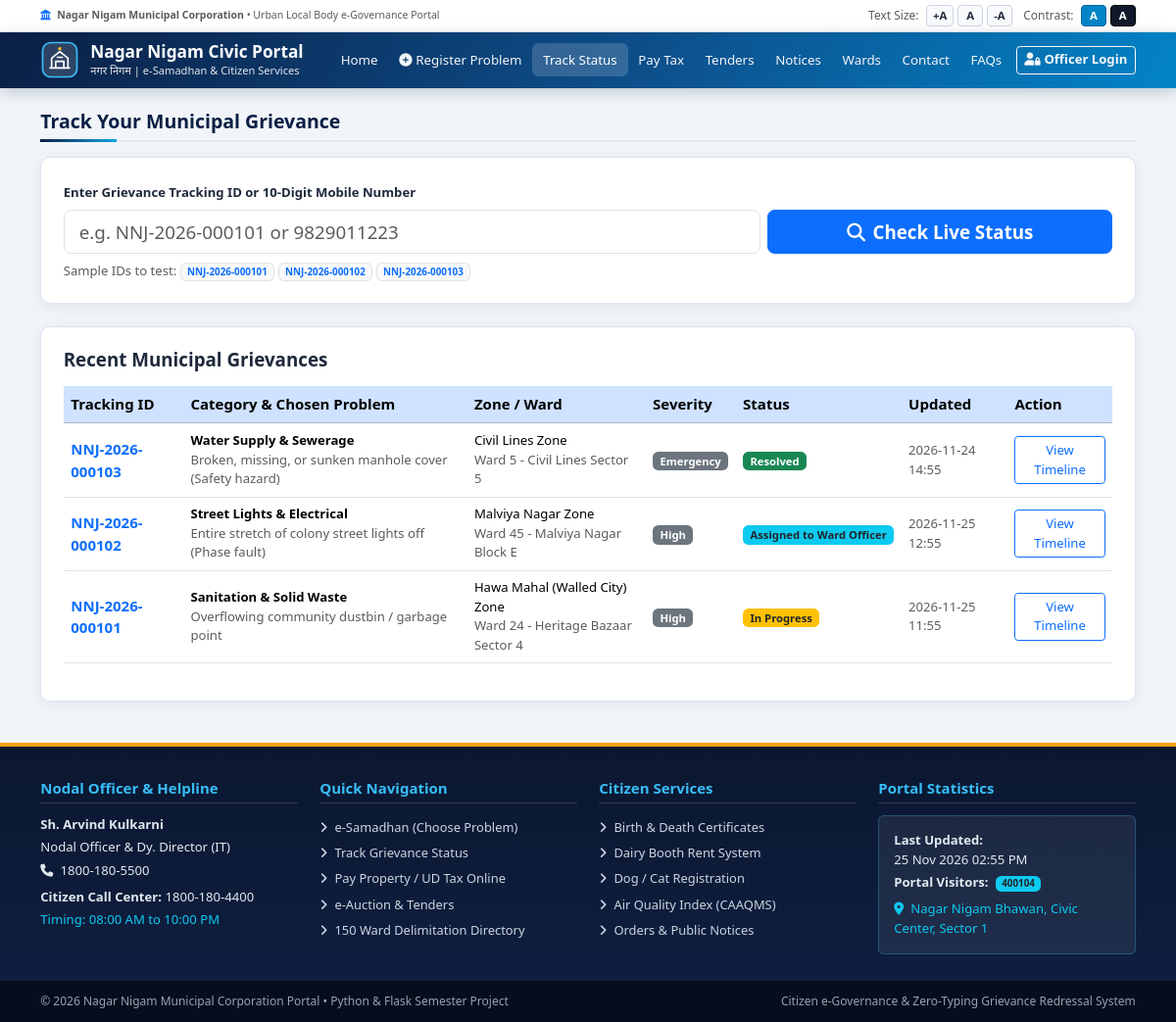
The app's page /track-complaint with its own data.
### tables this page shows
CREATE TABLE complaints (
            id INTEGER PRIMARY KEY AUTOINCREMENT,
            tracking_id TEXT UNIQUE NOT NULL,
            category_id TEXT NOT NULL,
            category_name TEXT NOT NULL,
            sub_problem_id TEXT NOT NULL,
            sub_problem_title TEXT NOT NULL,
            department TEXT NOT NULL,
            severity TEXT NOT NULL,
            duration TEXT NOT NULL,
            location_type TEXT NOT NULL,
            zone_id TEXT NOT NULL,
            zone_name TEXT NOT NULL,
            ward TEXT NOT NULL,
            landmark TEXT DEFAULT '',
            citizen_name TEXT NOT NULL,
            citizen_phone TEXT NOT NULL,
            citizen_email TEXT DEFAULT '',
            status TEXT NOT NULL DEFAULT 'Registered',
            assigned_officer TEXT NOT NULL DEFAULT 'Control Room Auto-Assigned',
            officer_remarks TEXT DEFAULT 'Complaint received and routed to concerned Zonal Wing.',
            sla_hours INTEGER NOT NULL DEFAULT 24,
            created_at TEXT NOT NULL,
            updated_at TEXT NOT NULL
        );

CREATE TABLE site_stats (
            id INTEGER PRIMARY KEY CHECK (id = 1),
            visitor_count INTEGER NOT NULL DEFAULT 400103,
            last_updated TEXT NOT NULL
        );

### app.py (the view)
@app.route("/track-complaint")
def track_complaint():
    query = request.args.get("q", "").strip()
    results = []
    if query:
        conn = get_db()
        results = conn.execute(
            """
            SELECT * FROM complaints
            WHERE UPPER(tracking_id) = UPPER(?) OR citizen_phone = ?
            ORDER BY id DESC
            """,
            (query, query),
        ).fetchall()
        conn.close()
        if len(results) == 1 and query.upper().startswith("NMC-"):
            return redirect(url_for("complaint_detail", tracking_id=results[0]["tracking_id"]))
    else:
        conn = get_db()
        results = conn.execute(
            "SELECT * FROM complaints ORDER BY id DESC LIMIT 5"
        ).fetchall()
        conn.close()
    return render_template("track_complaint.html", query=query, results=results)

### app.py (called while the page is built)
@app.context_processor
def inject_globals():
    stats = get_site_stats()
    return {
        "site_stats": stats,
        "current_year": datetime.now().year,
        "officer_user": session.get("officer"),
    }

### db.py (called while the page is built)
def get_db() -> sqlite3.Connection:
    conn = sqlite3.connect(DB_PATH)
    conn.row_factory = sqlite3.Row
    conn.execute("PRAGMA foreign_keys = ON;")
    return conn

def get_site_stats() -> dict:
    conn = get_db()
    row = conn.execute("SELECT visitor_count, last_updated FROM site_stats WHERE id = 1").fetchone()
    conn.close()
    return dict(row) if row else {"visitor_count": 12450, "last_updated": datetime.now().strftime("%d %b %Y %I:%M %p")}

### template/track_complaint.html (shortened to what this page needs)
{% extends "base.html" %}
{% block content %}
<div class="container my-4">
  <h2 class="nn-section-heading">Track Your Municipal Grievance</h2>
  <div class="nn-panel mb-4">
    <form method="GET" action="{{ url_for('track_complaint') }}" class="row g-2 align-items-end">
      <div class="col-md-8">
        <label class="form-label fw-semibold small">Enter Grievance Tracking ID or 10-Digit Mobile Number</label>
        <input type="text" name="q" class="form-control form-control-lg" value="{{ query }}"
               placeholder="e.g. NNJ-2026-000101 or 9829011223" required>
      </div>
      <div class="col-md-4 d-grid">
        <button type="submit" class="btn btn-primary btn-lg fw-bold">
          <i class="fa-solid fa-magnifying-glass me-2"></i>Check Live Status
        </button>
      </div>
    </form>
    <div class="small text-muted mt-2">
      Sample IDs to test:
      <a href="{{ url_for('complaint_detail', tracking_id='NNJ-2026-000101') }}" class="badge bg-light text-primary border text-decoration-none">NNJ-2026-000101</a>
      <a href="{{ url_for('complaint_detail', tracking_id='NNJ-2026-000102') }}" class="badge bg-light text-primary border text-decoration-none">NNJ-2026-000102</a>
      <a href="{{ url_for('complaint_detail', tracking_id='NNJ-2026-000103') }}" class="badge bg-light text-primary border text-decoration-none">NNJ-2026-000103</a>
    </div>
  </div>
  <div class="nn-panel">
    <h5 class="fw-bold mb-3">
      {% if query %}Search Results for "{{ query }}"{% else %}Recent Municipal Grievances{% endif %}
    </h5>
    {% if results %}
    <div class="table-responsive">
      <table class="table table-hover align-middle">
        <thead class="table-primary">
          <tr>
            <th>Tracking ID</th>
            <th>Category &amp; Chosen Problem</th>
            <th>Zone / Ward</th>
            <th>Severity</th>
            <th>Status</th>
            <th>Updated</th>
            <th>Action</th>
          </tr>
        </thead>
        <tbody>
          {% for c in results %}
          <tr>
            <td class="fw-bold text-primary">{{ c.tracking_id }}</td>
            <td>
              <div class="fw-semibold small">{{ c.category_name }}</div>
              <div class="text-muted small">{{ c.sub_problem_title }}</div>
            </td>
            <td class="small">{{ c.zone_name }}<br><span class="text-muted">{{ c.ward }}</span></td>
            <td><span class="badge bg-secondary">{{ c.severity }}</span></td>
            <td>
              {% if c.status in ('Resolved', 'Closed') %}
                <span class="badge bg-success">{{ c.status }}</span>
              {% elif c.status == 'In Progress' %}
                <span class="badge bg-warning text-dark">{{ c.status }}</span>
              {% else %}
                <span class="badge bg-info text-dark">{{ c.status }}</span>
              {% endif %}
            </td>
            <td class="small text-muted">{{ c.updated_at }}</td>
            <td>
              <a href="{{ url_for('complaint_detail', tracking_id=c.tracking_id) }}" class="btn btn-sm btn-outline-primary">View Timeline</a>
            </td>
          </tr>
          {% endfor %}
        </tbody>
      </table>
    </div>
    {% else %}
      <div class="alert alert-warning mb-0">No complaints matched your search. Please check the Tracking ID or Mobile Number.</div>
    {% endif %}
  </div>
</div>
{% endblock %}

### template/base.html (shortened to what this page needs)
<!doctype html>
<html lang="en">
<head>
  <link href="https://cdn.jsdelivr.net/npm/bootstrap@5.3.3/dist/css/bootstrap.min.css" rel="stylesheet">
  <link href="https://cdnjs.cloudflare.com/ajax/libs/font-awesome/6.5.2/css/all.min.css" rel="stylesheet">
  <link href="{{ url_for('static', filename='css/style.css') }}" rel="stylesheet">
</head>
<body>
<div class="nn-topbar no-print">
  <div class="container d-flex flex-wrap justify-content-between align-items-center gap-2">
    <div class="text-muted small">
      <i class="fa-solid fa-landmark me-1 text-primary"></i>
      <strong>Nagar Nigam Municipal Corporation</strong> &bull; Urban Local Body e-Governance Portal
    </div>
    <div class="d-flex align-items-center gap-1">
      <span class="text-muted me-1">Text Size:</span>
      <button type="button" class="nn-access-btn" onclick="adjustFont(0.08)" title="Increase Font">+A</button>
      <button type="button" class="nn-access-btn" onclick="adjustFont(0)" title="Reset Font">A</button>
      <button type="button" class="nn-access-btn" onclick="adjustFont(-0.08)" title="Decrease Font">-A</button>
      <span class="text-muted ms-2 me-1">Contrast:</span>
      <button type="button" class="nn-access-btn nn-theme-cyan" onclick="setThemeMode('light')" title="Standard Theme">A</button>
      <button type="button" class="nn-access-btn nn-theme-dark" onclick="setThemeMode('dark')" title="High Contrast">A</button>
    </div>
  </div>
</div>
<nav class="navbar navbar-expand-lg navbar-dark nn-navbar no-print">
  <div class="container">
    <a class="nn-brand" href="{{ url_for('home') }}">
      <div>
        <span class="nn-brand-title">Nagar Nigam Civic Portal</span>
        <span class="nn-brand-sub">नगर निगम | e-Samadhan &amp; Citizen Services</span>
      </div>
    </a>
    <div class="collapse navbar-collapse" id="mainNav">
      <ul class="navbar-nav ms-auto mb-2 mb-lg-0 align-items-lg-center">
        <li class="nav-item"><a class="nav-link {% if request.endpoint == 'home' %}active{% endif %}" href="{{ url_for('home') }}">Home</a></li>
        <li class="nav-item"><a class="nav-link {% if request.endpoint == 'register_complaint' %}active{% endif %}" href="{{ url_for('register_complaint') }}"><i class="fa-solid fa-circle-plus me-1"></i>Register Problem</a></li>
        <li class="nav-item"><a class="nav-link {% if request.endpoint in ('track_complaint', 'complaint_detail') %}active{% endif %}" href="{{ url_for('track_complaint') }}">Track Status</a></li>
        <li class="nav-item"><a class="nav-link {% if request.endpoint == 'pay_tax' %}active{% endif %}" href="{{ url_for('pay_tax') }}">Pay Tax</a></li>
        <li class="nav-item"><a class="nav-link {% if request.endpoint == 'tenders' %}active{% endif %}" href="{{ url_for('tenders') }}">Tenders</a></li>
        <li class="nav-item"><a class="nav-link {% if request.endpoint == 'notices' %}active{% endif %}" href="{{ url_for('notices') }}">Notices</a></li>
        <li class="nav-item"><a class="nav-link {% if request.endpoint == 'wards' %}active{% endif %}" href="{{ url_for('wards') }}">Wards</a></li>
        <li class="nav-item"><a class="nav-link {% if request.endpoint == 'contact' %}active{% endif %}" href="{{ url_for('contact') }}">Contact</a></li>
        <li class="nav-item"><a class="nav-link {% if request.endpoint == 'faqs' %}active{% endif %}" href="{{ url_for('faqs') }}">FAQs</a></li>
        {% if officer_user %}
          <li class="nav-item ms-lg-1">
            <a class="btn btn-sm btn-warning fw-bold text-dark" href="{{ url_for('officer_dashboard') }}">
              <i class="fa-solid fa-shield-halved me-1"></i>Dashboard
            </a>
          </li>
        {% else %}
          <li class="nav-item ms-lg-1">
            <a class="btn btn-sm btn-outline-light fw-semibold" href="{{ url_for('officer_login') }}">
              <i class="fa-solid fa-user-lock me-1"></i>Officer Login
            </a>
          </li>
        {% endif %}
      </ul>
    </div>
  </div>
</nav>
<main>
  {% block content %}{% endblock %}
</main>
<footer class="nn-footer no-print">
  <div class="container">
    <div class="row g-4">
      <div class="col-md-3">
        <h6>Nodal Officer &amp; Helpline</h6>
        <p class="small mb-1"><strong>Sh. Arvind Kulkarni</strong></p>
        <p class="small mb-1">Nodal Officer &amp; Dy. Director (IT)</p>
        <p class="small mb-2"><i class="fa-solid fa-phone me-1"></i> 1800-180-5500</p>
        <p class="small mb-1"><strong>Citizen Call Center:</strong> 1800-180-4400</p>
        <p class="small text-info mb-0">Timing: 08:00 AM to 10:00 PM</p>
      </div>
      <div class="col-md-3">
        <h6>Quick Navigation</h6>
        <ul class="list-unstyled d-flex flex-column gap-1">
          <li><a href="{{ url_for('register_complaint') }}"><i class="fa-solid fa-angle-right me-1"></i> e-Samadhan (Choose Problem)</a></li>
          <li><a href="{{ url_for('track_complaint') }}"><i class="fa-solid fa-angle-right me-1"></i> Track Grievance Status</a></li>
          <li><a href="{{ url_for('pay_tax') }}"><i class="fa-solid fa-angle-right me-1"></i> Pay Property / UD Tax Online</a></li>
          <li><a href="{{ url_for('tenders') }}"><i class="fa-solid fa-angle-right me-1"></i> e-Auction &amp; Tenders</a></li>
          <li><a href="{{ url_for('wards') }}"><i class="fa-solid fa-angle-right me-1"></i> 150 Ward Delimitation Directory</a></li>
        </ul>
      </div>
      <div class="col-md-3">
        <h6>Citizen Services</h6>
        <ul class="list-unstyled d-flex flex-column gap-1">
          <li><a href="{{ url_for('service_registration', type='Birth Certificate') }}"><i class="fa-solid fa-angle-right me-1"></i> Birth &amp; Death Certificates</a></li>
          <li><a href="{{ url_for('service_registration', type='Dairy Booth Permit') }}"><i class="fa-solid fa-angle-right me-1"></i> Dairy Booth Rent System</a></li>
          <li><a href="{{ url_for('service_registration', type='Pet Registration') }}"><i class="fa-solid fa-angle-right me-1"></i> Dog / Cat Registration</a></li>
          <li><a href="{{ url_for('aqi') }}"><i class="fa-solid fa-angle-right me-1"></i> Air Quality Index (CAAQMS)</a></li>
          <li><a href="{{ url_for('notices') }}"><i class="fa-solid fa-angle-right me-1"></i> Orders &amp; Public Notices</a></li>
        </ul>
      </div>
      <div class="col-md-3">
        <h6>Portal Statistics</h6>
        <div class="p-3 rounded" style="background: rgba(255,255,255,0.07); border: 1px solid rgba(56,189,248,0.28);">
          <div class="small mb-1"><strong>Last Updated:</strong><br>{{ site_stats.last_updated }}</div>
          <div class="small mb-2"><strong>Portal Visitors:</strong>
            <span class="badge bg-info text-dark ms-1">{{ site_stats.visitor_count }}</span>
          </div>
          <div class="small text-info"><i class="fa-solid fa-location-dot me-1"></i> Nagar Nigam Bhawan, Civic Center, Sector 1</div>
        </div>
      </div>
    </div>
  </div>
  <div class="nn-footer-bottom">
    <div class="container d-flex flex-wrap justify-content-between align-items-center gap-2">
      <div>&copy; {{ current_year }} Nagar Nigam Municipal Corporation Portal &bull; Python &amp; Flask Semester Project</div>
      <div>Citizen e-Governance &amp; Zero-Typing Grievance Redressal System</div>
    </div>
  </div>
</footer>
</body>
</html>

### static/style.css (style rules this page uses)
:root { --nn-navy: #0a1f44; --nn-blue: #0d4f8b; --nn-cyan: #0ea5e9; --nn-teal: #0f766e; --nn-gold: #f59e0b; --nn-bg: #f1f5f9; --nn-surface: #ffffff; --nn-border: #dce4ef; --nn-text: #1e293b; --nn-muted: #64748b; --nn-gradient: linear-gradient(120deg, #0a1f44 0%, #0d4f8b 55%, #0284c7 100%); --font-scale: 1; }
html { font-size: calc(15px * var(--font-scale)); scroll-behavior: smooth; }
body { font-family: "Segoe UI", "Noto Sans Devanagari", Roboto, Arial, sans-serif; background-color: var(--nn-bg); color: var(--nn-text); margin: 0; padding: 0; }
.nn-topbar { background: #ffffff; border-bottom: 1px solid #e2e8f0; font-size: 0.8rem; padding: 5px 0; }
.nn-access-btn { display: inline-flex; align-items: center; justify-content: center; min-width: 26px; height: 22px; padding: 0 6px; border: 1px solid #cbd5e1; background: #f8fafc; color: #1e293b; font-weight: 700; font-size: 0.76rem; border-radius: 4px; cursor: pointer; }
.nn-theme-cyan { background: #0284c7; color: #fff; border-color: #0369a1; }
.nn-theme-dark { background: #0f172a; color: #fff; border-color: #000; }
.nn-navbar { background: var(--nn-gradient); box-shadow: 0 4px 14px rgba(10, 31, 68, 0.22); padding: 0.55rem 0; }
.nn-brand { display: flex; align-items: center; gap: 11px; color: #fff !important; text-decoration: none; }
.nn-brand-title { font-weight: 700; font-size: 1.15rem; line-height: 1.15; }
.nn-brand-sub { font-size: 0.74rem; opacity: 0.88; display: block; }
.nn-navbar .nav-link { color: #f1f5f9 !important; font-weight: 500; font-size: 0.89rem; padding: 0.45rem 0.72rem !important; border-radius: 6px; transition: background 0.2s ease; }
.nn-navbar .nav-link:hover, .nn-navbar .nav-link.active { background: rgba(255, 255, 255, 0.16); color: #ffffff !important; }
.nn-section-heading { font-size: 1.3rem; font-weight: 700; color: var(--nn-navy); padding-bottom: 8px; margin-bottom: 1rem; border-bottom: 2px solid #e2e8f0; position: relative; }
.nn-section-heading::after { content: ""; position: absolute; left: 0; bottom: -2px; width: 78px; height: 3px; background: linear-gradient(90deg, var(--nn-navy), var(--nn-cyan)); }
.nn-panel { background: #fff; border: 1px solid var(--nn-border); border-radius: 10px; box-shadow: 0 3px 14px rgba(10, 31, 68, 0.07); padding: 1.5rem; }
.nn-footer { background: linear-gradient(180deg, #0b1730 0%, #0f2042 100%); color: #e2e8f0; padding-top: 2.2rem; margin-top: 2.8rem; border-top: 4px solid var(--nn-gold); }
.nn-footer h6 { color: #38bdf8; font-weight: 700; margin-bottom: 0.8rem; border-bottom: 1px solid rgba(255, 255, 255, 0.15); padding-bottom: 6px; }
.nn-footer a { color: #cbd5e1; text-decoration: none; font-size: 0.86rem; }
.nn-footer-bottom { background: #060d1c; color: #94a3b8; font-size: 0.8rem; padding: 12px 0; margin-top: 1.8rem; }

### records on screen
complaints: tracking_id "NNJ-2026-000103", category_name "Water Supply & Sewerage", sub_problem_title "Broken, missing, or sunken manhole cover (Safety hazard)", zone_name "Civil Lines Zone", ward "Ward 5 - Civil Lines Sector 5", severity "Emergency", status "Resolved", updated_at "2026-11-24 14:55"
complaints: tracking_id "NNJ-2026-000102", category_name "Street Lights & Electrical", sub_problem_title "Entire stretch of colony street lights off (Phase fault)", zone_name "Malviya Nagar Zone", ward "Ward 45 - Malviya Nagar Block E", severity "High", status "Assigned to Ward Officer", updated_at "2026-11-25 12:55"
complaints: tracking_id "NNJ-2026-000101", category_name "Sanitation & Solid Waste", sub_problem_title "Overflowing community dustbin / garbage point", zone_name "Hawa Mahal (Walled City) Zone", ward "Ward 24 - Heritage Bazaar Sector 4", severity "High", status "In Progress", updated_at "2026-11-25 11:55"
site_stats: last_updated "25 Nov 2026 02:55 PM", visitor_count "400104"
